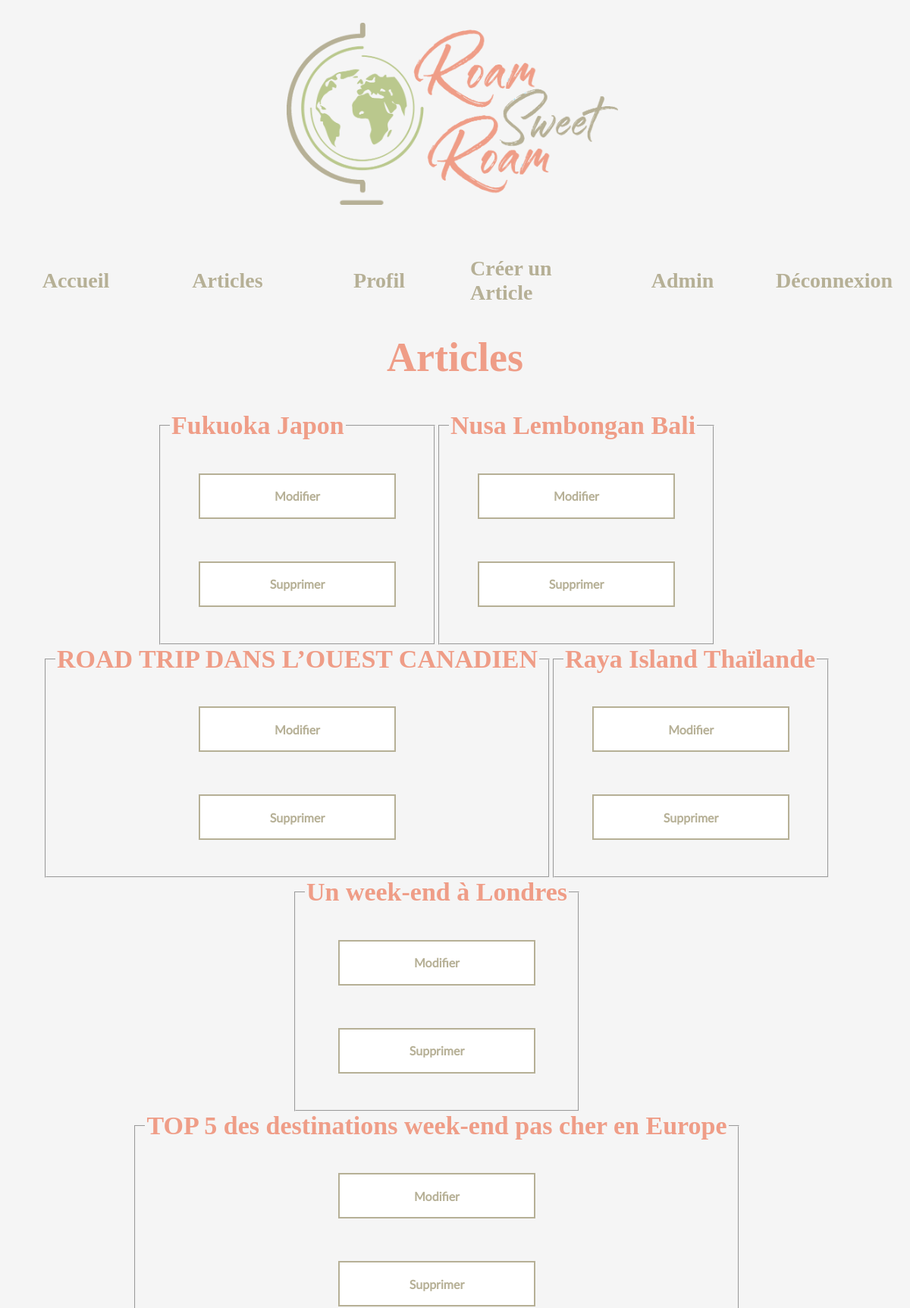
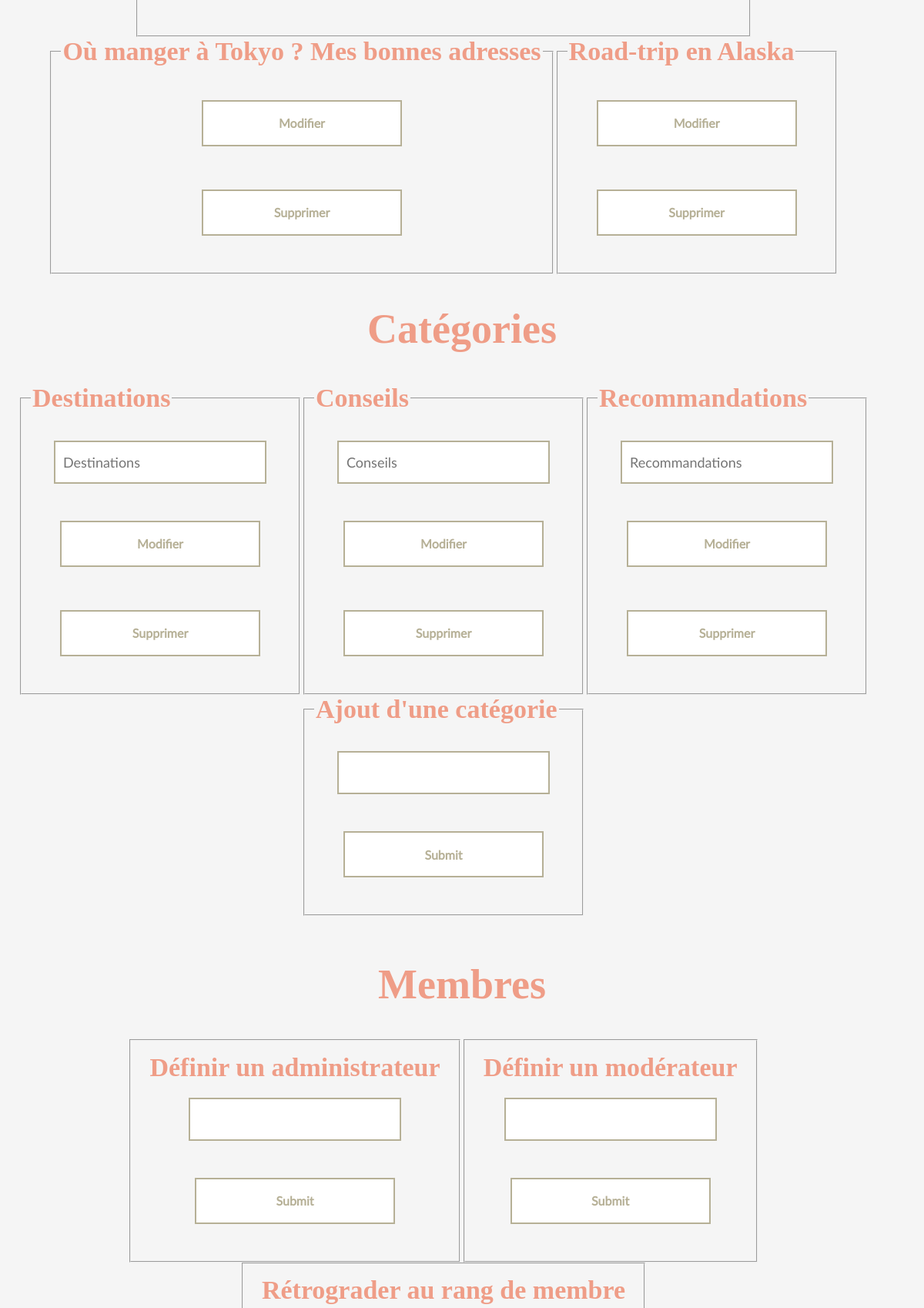
/admin.php (signed in, upper part), run on the app's committed database (2 pictures, top to bottom).
### tables this page shows
CREATE TABLE IF NOT EXISTS `blog_articles` (
  `id` int(11) NOT NULL AUTO_INCREMENT,
  `article` text NOT NULL,
  `id_utilisateur` int(11) NOT NULL,
  `id_categorie` int(11) NOT NULL,
  `date` timestamp NOT NULL,
  `titre` varchar(255) NOT NULL,
  `img` varchar(255) NOT NULL,
  PRIMARY KEY (`id`)
);

CREATE TABLE IF NOT EXISTS `blog_categories` (
  `id` int(11) NOT NULL AUTO_INCREMENT,
  `nom` varchar(80) NOT NULL,
  PRIMARY KEY (`id`)
);

### admin.php (the view, shortened to what this page needs)
<?php
$connexion = mysqli_connect("db5000890310.hosting-data.io", "dbu594451", "S26n6j29p20m13!", "dbs781078");
$requeteArticles = "SELECT * FROM blog_articles";
$queryArticles = mysqli_query($connexion,$requeteArticles);
$resultatArticles = mysqli_fetch_all($queryArticles);
$countArticles = count($resultatArticles);
$requeteCateNb = "SELECT * FROM blog_categories";
$queryCateNb = mysqli_query($connexion,$requeteCateNb);
$resultatCateNb = mysqli_fetch_all($queryCateNb);
$countCateNb = count($resultatCateNb);
?>
<!doctype html>
    <html lang="fr">
        <head>
            <link rel="stylesheet" href="css/style.css">
        </head>
        <body>
<?php
include("header.php");
if(isset($_SESSION['login']) && $_SESSION['droits'] == 1337)
{
    $nbArticles = 0;
    ?>
    <h1 class="titleadmin">Articles</h1>
    <section class="modif">
    <?php
    while($nbArticles != $countArticles)
    {
        $idArticle = $resultatArticles[$nbArticles][0];
    ?>
        <article>
        <form method="post" action="">
            <fieldset>
                <legend><?php echo "".$resultatArticles[$nbArticles][5].""; ?></legend>
                <section class="cform">
                    <input type="submit" name="modifArticle<?php echo $idArticle; ?>" value="Modifier">
        </form>
        <form method="post" action="">
            <input type="submit" name="supprimerArticle<?php echo $idArticle; ?>" value="Supprimer">
                </section>
        </form>
        </article>
        <?php
        $nbArticles++;
    }
    ?>
    <h1 class="titleadmin">Catégories</h1>
    <section class="modif">
    <?php
    $nbCate = 0;
    while($nbCate != $countCateNb)
    {
        $idCate = $resultatCateNb[$nbCate][0];
        ?>
        <article>
        <form method="post" action="">
            <fieldset>
                <legend><?php echo "".$resultatCateNb[$nbCate][1]."" ?></legend>
                <section class="cform">
                <input type="text" name="cateModifier<?php echo $idCate; ?>" placeholder="<?php echo "".$resultatCateNb[$nbCate][1]."" ?> ">
                <input type="submit" name="envoyerCateModif<?php echo $idCate; ?>" value="Modifier">
        </form>
            <form method="post" action="">
                <input type="submit" name="supprimerCate<?php echo $idCate; ?>" value="Supprimer">
                </section>
        </form>
        </article>
<?php
        $nbCate++;
    }
?>
<br>
<form method="post" action="">
    <fieldset>
        <legend>Ajout d'une catégorie</legend>
        <section class="cform">
                <input type="text" name="ajoutCategorie">
                <input type="submit" name="envoyerCategorie">
        </section>
    </fieldset>
</form>
<br>
<h1 class="titleadmin">Membres</h1>
<section class="modif">
<form method="post" action="">
    <fieldset>
        <section class="cform">
            <legend>Définir un administrateur</legend>
            <input type="text" name="droitNameAdmin">
            <input type="submit" name="envoyerDroitAdmin">
        </section>
    </fieldset>
</form>
<br>
<form method="post" action="">
    <fieldset>
        <section class="cform">
            <legend>Définir un modérateur</legend>
            <input type="text" name="droitNameModo">
            <input type="submit" name="envoyerDroitModo">
        </section>
    </fieldset>
</form>
<br>
<form method="post" action="">
    <fieldset>
        <section class="cform">
            <legend>Rétrograder au rang de membre</legend>
        </section>
    </fieldset>
</form>
</section>
<?php
}
else {
    echo "<span class=\"red center\">Vous n'avez pas les droits pour accéder à cette page.</span>";
}
?>
<body>

### header.php (shortened to what this page needs)
<header>
        <a class="logoheader" href="index.php"><img class="logoheader" src="img/roamsweetroam-logo.png" alt="logoheader" /></a>
        <nav class="nav">
            <section class="navbtn">
                <a class="link1" href="index.php">Accueil</a>
            </section>
            <section class="navbtn">
                <a class="link1" href="articles.php?start=0">Articles</a>
                <section class="submenu">
                </section>
            </section>
            <?php
            if( isset($_SESSION['login']) ){ ?>
             <section class="navbtn">
                <a class="link1" href="profil.php">Profil</a>
            </section>
             <?php if( $_SESSION['droits'] == 42 || $_SESSION['droits'] == 1337 ){ ?>
             <section class="navbtn">
                <a class="link1" href="creer-article.php">Créer un Article</a>
            </section>
             <?php } ?>
              <?php if( $_SESSION['droits'] == 1337 ){ ?>
            <section class="navbtn">
                <a class="link1" href="admin.php">Admin</a>
            </section>
             <?php } ?>
            <section class="navbtn">
                <a class="link1" href="index.php?deco">Déconnexion</a>
            </section>
            <?php } ?>
        </nav>
</header>

### css/style.css (style rules this page uses)
body { margin: 0; background-color: #f5f5f5; }
header { display: flex; flex-direction: column; justify-content: center; align-items: center; margin: 40px 0 40px 0; }
header nav { display: flex; flex-direction: row; justify-content: center; align-items: center; height: 60px; width: 100%; margin-top: 40px; }
header a { text-decoration: none; height: 60px; width: 100%; display: flex; justify-content: center; align-items: center; font-family: "AmaticSC-Regular"; font-size: 28px; color: #b6b096; font-weight: bold; }
.navbtn { height: 100%; width: 200px; display: inline-block; text-decoration: none; margin: 0 20px 0 20px; }
.navbtn:after { content: ''; display: block; width: 0; height: 2px; background: #ef9d87; transition: width .3s; }
.submenu { height: 60px; width: 200px; position: absolute; top: 402px; display: flex; flex-direction: column; }
.logoheader { width: 444px; height: 240px; margin-bottom: 20px; }
form { display: flex; flex-direction: column; justify-content: center; align-items: center; height: 100%; width: 100%; }
form fieldset { display: flex; flex-direction: column; justify-content: center; align-items: center; }
form legend { font-size: 34px; font-family: "AmaticSC-Regular"; font-weight: bold; color: #ef9d87; }
form input[type="text"], input[type="password"], input[type="email"], textarea, select { height: 50px; width: 260px; border: 2px solid #b6b096; margin: 20px; padding-left: 10px; font-size: 18px; font-family: "Lato-Regular"; color: #262626; }
form input[type="submit"] { height: 60px; width: 260px; border: 2px solid #b6b096; margin: 28px; font-family: "Lato-Regular"; font-weight: bold; color: #b6b096; font-size: 16px; background-color: white; }
.cform { display: flex; flex-direction: column; justify-content: center; align-items: center; min-width: 26vw; margin: 40px; }
.modif { display: flex; flex-wrap: wrap; width: 96vw; margin: 0; justify-content: center; }
.modif form { width: initial; height: initial; }
.modif .cform { margin: 10px; padding: 0; }
.titleadmin { font-family: "AmaticSC-Regular"; font-size: 54px; color: #ef9d87; display: flex; justify-content: center; margin: 40px 0 40px 0; }

### data on the page
blog_articles: titre "Fukuoka Japon"
blog_articles: titre "Nusa Lembongan Bali"
blog_articles: titre "ROAD TRIP DANS L’OUEST CANADIEN"
blog_articles: titre "Raya Island Thaïlande"
blog_articles: titre "Un week-end à Londres"
blog_articles: titre "TOP 5 des destinations week-end pas cher en Europe"
blog_articles: titre "Où manger à Tokyo ? Mes bonnes adresses"
blog_articles: titre "Road-trip en Alaska"
blog_categories: nom "Destinations"
blog_categories: nom "Conseils"
blog_categories: nom "Recommandations"
